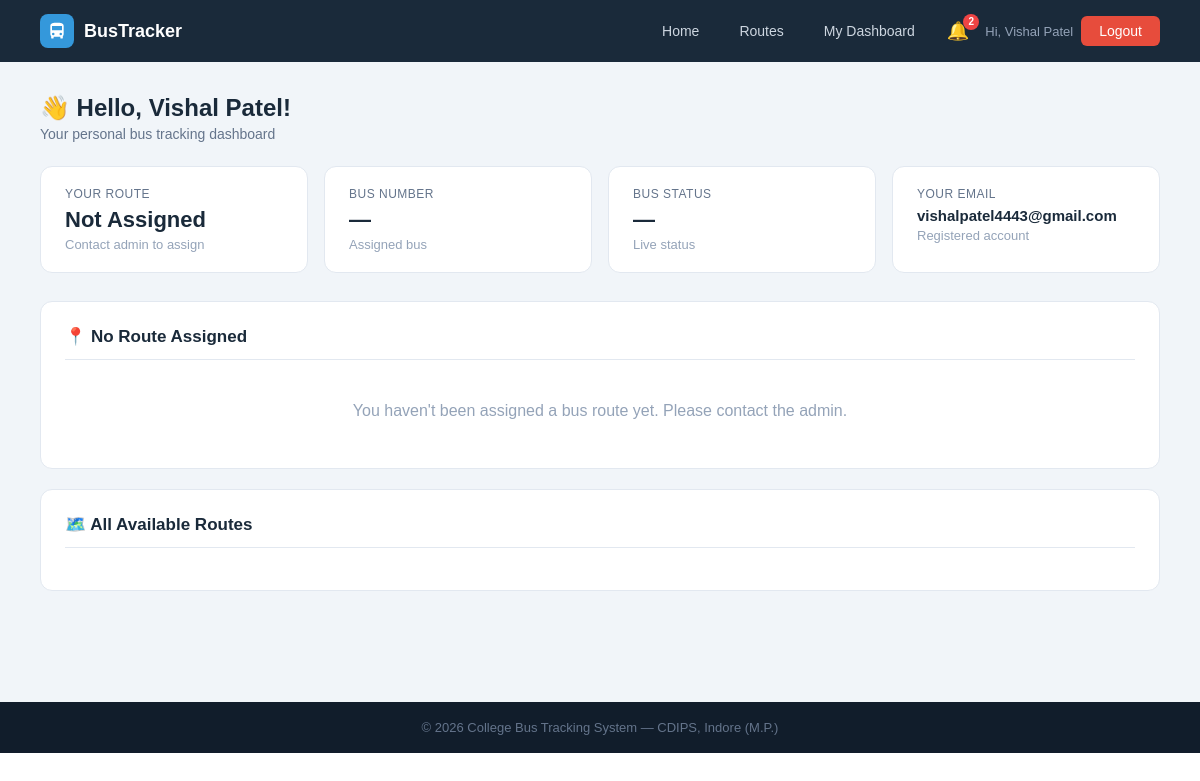
The page /dashboard (signed in) on the database as committed earlier.
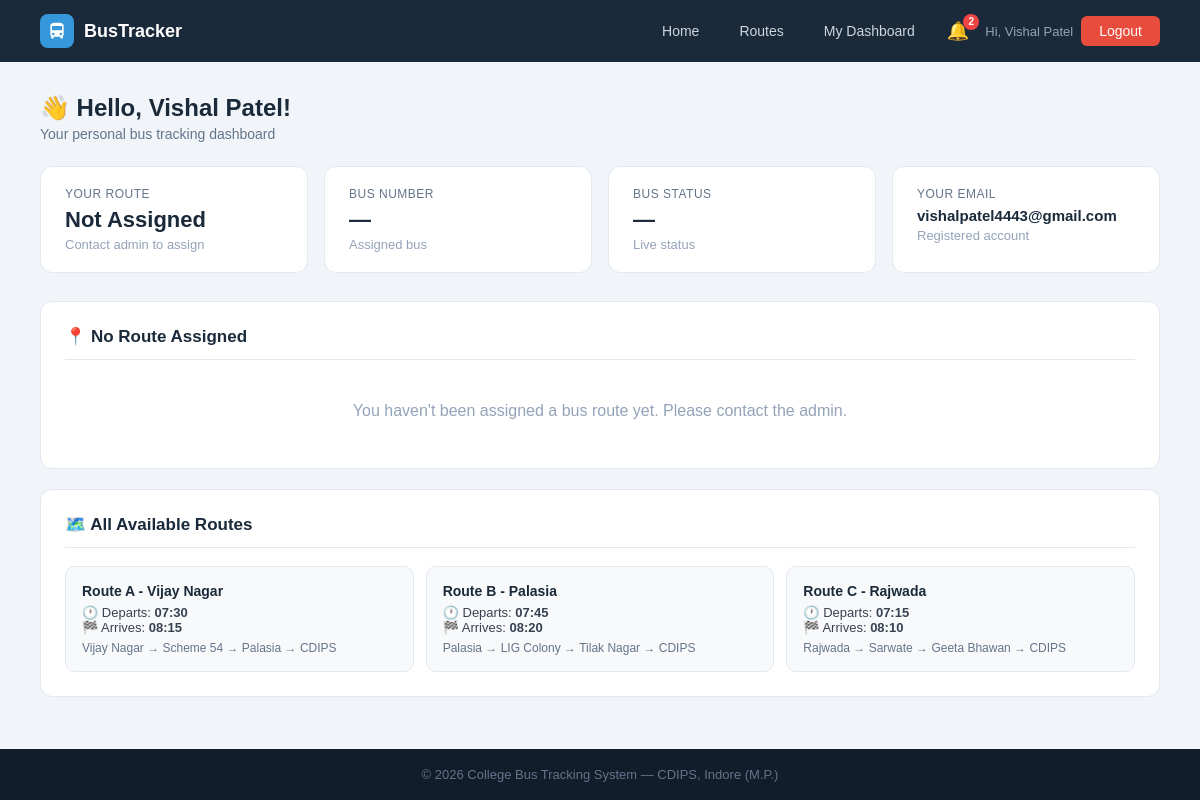
The same page on the database as committed later.
### tables this page shows
CREATE TABLE routes (
        id INTEGER PRIMARY KEY AUTOINCREMENT,
        route_name TEXT NOT NULL, bus_id INTEGER,
        start_point TEXT, end_point TEXT,
        departure_time TEXT, arrival_time TEXT, stops TEXT, original_bus_id INTEGER,
        FOREIGN KEY(bus_id) REFERENCES buses(id));

### app.py (the view)
@app.route('/dashboard')
@login_required
def dashboard():
    db = get_db()
    user = db.execute("SELECT * FROM users WHERE id=?", (session['student']['id'],)).fetchone()
    my_route = None
    if user['route_id']:
        my_route = db.execute('''SELECT r.*,b.bus_number,b.driver_name,b.driver_phone,b.driver_address,b.status
                                 FROM routes r LEFT JOIN buses b ON r.bus_id=b.id
                                 WHERE r.id=?''', (user['route_id'],)).fetchone()
    all_routes = db.execute("SELECT * FROM routes").fetchall()
    db.close(); return render_template('dashboard.html', user=user, my_route=my_route, all_routes=all_routes)

### app.py (called while the page is built)
def get_db():
    conn = sqlite3.connect(DB)
    conn.row_factory = sqlite3.Row
    return conn

def login_required(f):
    @wraps(f)
    def dec(*a, **kw):
        if 'student' not in session:
            flash('Please login first.', 'error')
            return redirect(url_for('student_login'))
        return f(*a, **kw)
    return dec

@app.context_processor
def inject_notifications():
    if 'student' in session:
        student_id = session['student']['id']
        db = get_db()
        notifs = db.execute(
            "SELECT * FROM notifications WHERE user_id=? ORDER BY created_at DESC LIMIT 10",
            (student_id,)
        ).fetchall()
        unread = db.execute(
            "SELECT COUNT(*) FROM notifications WHERE user_id=? AND is_read=0",
            (student_id,)
        ).fetchone()[0]
        db.close()
        return dict(notifications=notifs, unread_count=unread)
    return dict(notifications=[], unread_count=0)

### templates/dashboard.html (shortened to what the changed rows need)
{% extends "base.html" %}
{% block content %}
<div class="page">
    <div class="page-header">
        <h1>👋 Hello, {{ user.name }}!</h1>
    </div>
    {% if my_route %}
    <div class="panel">
        <h2>🚌 My Bus Details</h2>
        <div class="info-row"><span class="key">Bus Number</span><span class="val">{{ my_route.bus_number }}</span></div>
        <div class="info-row"><span class="key">Driver Name</span><span class="val">{{ my_route.driver_name }}</span></div>
        <div class="info-row"><span class="key">Driver Phone</span><span class="val">{{ my_route.driver_phone or 'N/A' }}</span></div>
        <div class="info-row"><span class="key">Driver Address</span><span class="val">{{ my_route.driver_address or 'N/A' }}</span></div>
        <div class="info-row"><span class="key">Departure Time</span><span class="val">{{ my_route.departure_time }}</span></div>
        <div class="info-row"><span class="key">Arrival Time</span><span class="val">{{ my_route.arrival_time }}</span></div>
        <div class="info-row"><span class="key">From → To</span><span class="val">{{ my_route.start_point }} → {{ my_route.end_point }}</span></div>
        <div style="margin-top:14px">
            <div style="font-size:13px;color:#64748b;margin-bottom:8px;font-weight:bold">STOPS</div>
            <div class="stops-list">
                {% for stop in my_route.stops.split('→') %}
                <span class="stop-chip">{{ stop.strip() }}</span>
                {% endfor %}
            </div>
        </div>
    </div>
    <div class="panel">
        <h2>📍 Route Map — {{ my_route.route_name }}</h2>
        <p style="font-size:13px;color:#64748b;margin-bottom:12px;">
            🚌 <b>{{ my_route.bus_number }}</b> &nbsp;|&nbsp;
            👤 Driver: <b>{{ my_route.driver_name }}</b> &nbsp;|&nbsp;
            🕐 Departs: <b>{{ my_route.departure_time }}</b>
        </p>
        <div id="busMap" style="height:380px;border-radius:12px;border:1px solid #e2e8f0;z-index:1;"></div>
        <div style="margin-top:14px;display:flex;align-items:center;gap:8px;flex-wrap:wrap;">
            <span style="font-size:12px;color:#64748b;font-weight:600;">ROUTE STOPS:</span>
            {% set stop_list = my_route.stops.split('→') %}
            {% for stop in stop_list %}
            <span style="display:inline-flex;align-items:center;gap:4px;background:#eff6ff;color:#1d4ed8;padding:3px 10px;border-radius:20px;font-size:12px;font-weight:500;">
                {% if loop.first %}🟢{% elif loop.last %}🏁{% else %}📍{% endif %}
                {{ stop.strip() }}
            </span>
            {% if not loop.last %}
            <span style="color:#94a3b8;font-size:12px;">→</span>
            {% endif %}
            {% endfor %}
        </div>
    </div>
    <link rel="stylesheet" href="https://unpkg.com/leaflet@1.9.4/dist/leaflet.css"/>
    <script src="https://unpkg.com/leaflet@1.9.4/dist/leaflet.js"></script>
    <script>
    // ── Stop coordinates for Indore routes ──────────────────────
    // Known stop locations in Indore (lat, lng)
    const stopCoords = {
        "vijay nagar":    [22.7534, 75.8937],
        "scheme 54":      [22.7400, 75.8800],
        "palasia":        [22.7239, 75.8676],
        "cdips":          [22.6900, 75.8300],
        "cdips college":  [22.6900, 75.8300],
        "rajwada":        [22.7196, 75.8577],
        "sarwate":        [22.7150, 75.8490],
        "geeta bhawan":   [22.7310, 75.8720],
        "lig colony":     [22.7350, 75.8600],
        "tilak nagar":    [22.7280, 75.8750],
        "indore":         [22.7196, 75.8577],
    };
    // Default center: Indore
    var defaultLat = 22.7196, defaultLng = 75.8577;
    // Parse stops from Jinja
    var stopsRaw = {{ my_route.stops | tojson }};
    var stopNames = stopsRaw.split('→').map(s => s.trim());
    // Build coordinate array for each stop
    var coords = [];
    stopNames.forEach(function(name) {
        var key = name.toLowerCase();
        if (stopCoords[key]) {
            coords.push({ name: name, lat: stopCoords[key][0], lng: stopCoords[key][1] });
        } else {
            // If stop not in dict, use Indore center with small offset
            coords.push({ name: name, lat: defaultLat + (coords.length * 0.005), lng: defaultLng + (coords.length * 0.005) });
        }
    });
    // ── Initialize Map ──────────────────────────────────────────
    var centerLat = coords.length > 0 ? coords[0].lat : defaultLat;
    var centerLng = coords.length > 0 ? coords[0].lng : defaultLng;
    var map = L.map('busMap').setView([centerLat, centerLng], 13);
    // OpenStreetMap tiles (free, no API key)
    L.tileLayer('https://{s}.tile.openstreetmap.org/{z}/{x}/{y}.png', {
        attribution: '© <a href="https://www.openstreetmap.org/copyright">OpenStreetMap</a>',
        maxZoom: 19
    }).addTo(map);
    // ── Custom Bus Icon ─────────────────────────────────────────
    var busIcon = L.divIcon({
        html: '<div style="font-size:28px;line-height:1;">🚌</div>',
        iconSize: [36, 36],
        iconAnchor: [18, 18],
        className: ''
    });
    var startIcon = L.divIcon({
        html: '<div style="font-size:22px;line-height:1;">🟢</div>',
        iconSize: [28, 28],
        iconAnchor: [14, 14],
        className: ''
    });
    var endIcon = L.divIcon({
        html: '<div style="font-size:22px;line-height:1;">🏁</div>',
        iconSize: [28, 28],
        iconAnchor: [14, 14],
        className: ''
    });
    var stopIcon = L.divIcon({
        html: '<div style="font-size:18px;line-height:1;">📍</div>',
        iconSize: [24, 24],
        iconAnchor: [12, 12],
        className: ''
    });
    // ── Add markers for each stop ───────────────────────────────
    var latLngs = [];
    coords.forEach(function(stop, i) {
        var icon = (i === 0) ? startIcon : (i === coords.length - 1) ? endIcon : stopIcon;
        var label = (i === 0) ? '🟢 START' : (i === coords.length - 1) ? '🏁 END' : '📍 Stop ' + (i);
        L.marker([stop.lat, stop.lng], { icon: icon })
         .addTo(map)
         .bindPopup(
            '<b>' + label + '</b><br>' + stop.name,
            { maxWidth: 200 }
         );
        latLngs.push([stop.lat, stop.lng]);
    });
    // ── Draw route polyline ─────────────────────────────────────
    if (latLngs.length > 1) {
        L.polyline(latLngs, {
            color: '#3498db',
            weight: 4,
            opacity: 0.8,
            dashArray: '8, 6'
        }).addTo(map);
        // Fit map to show all stops
        map.fitBounds(latLngs, { padding: [40, 40] });
    }
    // ── Animated bus marker on route ───────────────────────────
    {% if my_route.status == 'active' %}
    // Show bus icon at midpoint of route (simulate position)
    if (coords.length >= 2) {
        var midIndex = Math.floor(coords.length / 2);
        var busLat = coords[midIndex].lat + 0.002;
        var busLng = coords[midIndex].lng + 0.002;
        L.marker([busLat, busLng], { icon: busIcon })
         .addTo(map)
         .bindPopup(
            '<b>🚌 {{ my_route.bus_number }}</b><br>' +
            '👤 {{ my_route.driver_name }}<br>' +
            '📞 {{ my_route.driver_phone or "N/A" }}<br>' +
            '<span style="color:#27ae60;font-weight:bold;">● ACTIVE</span>',
            { maxWidth: 220 }
         )
         .openPopup();
    }
    {% endif %}
    </script>
    {% else %}
    <div class="panel">
        <h2>📍 No Route Assigned</h2>
    </div>
    {% endif %}
    <div class="panel">
        <h2>🗺️ All Available Routes</h2>
        <div class="route-grid">
            {% for r in all_routes %}
            <div class="route-mini-card">
                <strong>{{ r.route_name }}</strong>
                <div>🕐 Departs: <b>{{ r.departure_time }}</b></div>
                <div>🏁 Arrives: <b>{{ r.arrival_time }}</b></div>
                <div style="margin-top:6px;color:#64748b;font-size:12px">{{ r.stops }}</div>
            </div>
            {% endfor %}
        </div>
    </div>
</div>
{% endblock %}

Rows that differ between the two databases and show on the page:
added routes: route_name "Route A - Vijay Nagar", departure_time "07:30", arrival_time "08:15", stops "Vijay Nagar → Scheme 54 → Palasia → CDIPS"
added routes: route_name "Route B - Palasia", departure_time "07:45", arrival_time "08:20", stops "Palasia → LIG Colony → Tilak Nagar → CDIPS"
added routes: route_name "Route C - Rajwada", departure_time "07:15", arrival_time "08:10", stops "Rajwada → Sarwate → Geeta Bhawan → CDIPS"
